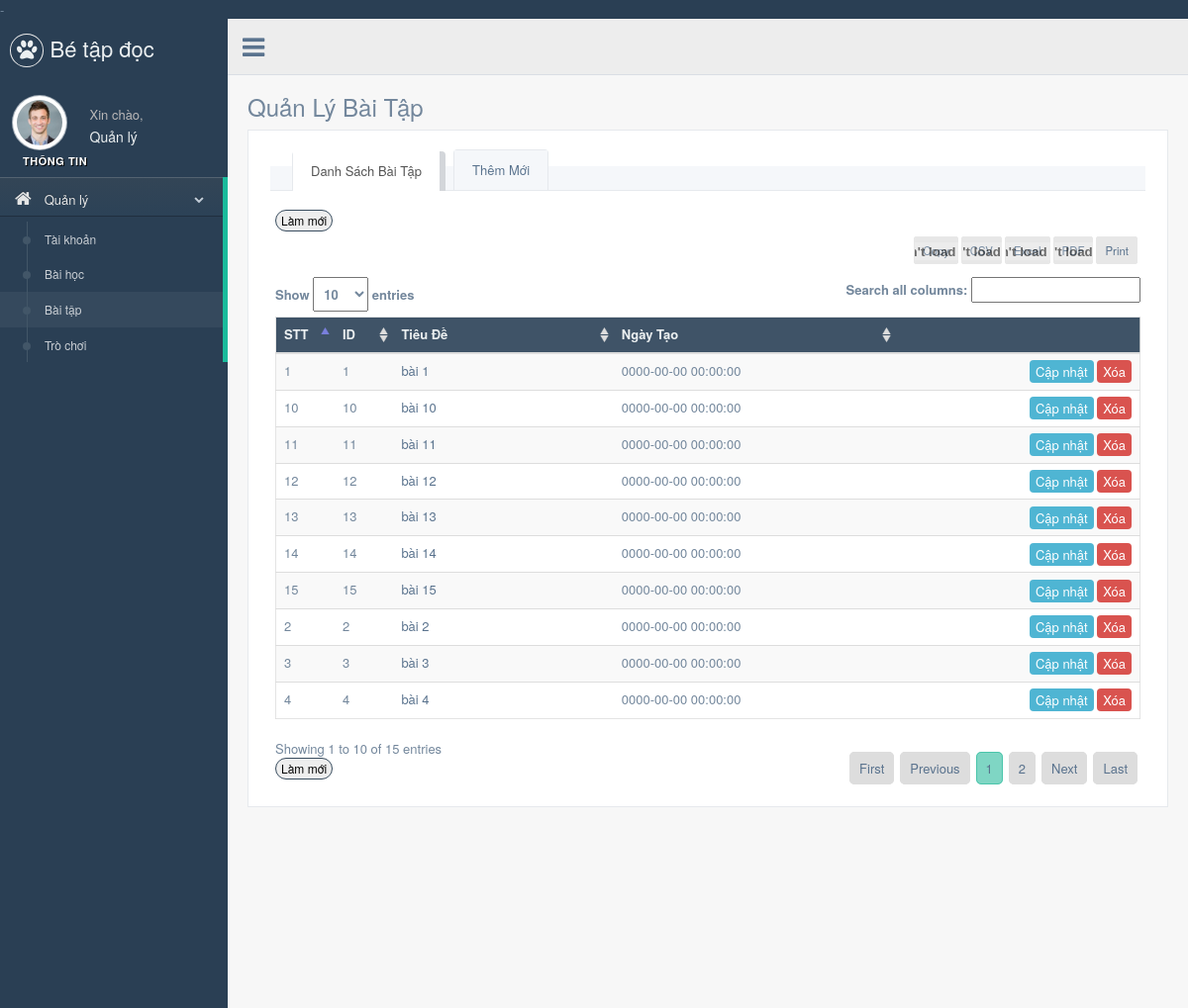
The app's page /Source-code/admin/quanly_baitap.php with its own data.
### tables this page shows
CREATE TABLE IF NOT EXISTS `baitap` (
  `bt_ID` int(11) NOT NULL AUTO_INCREMENT,
  `bt_TieuDe` varchar(150) DEFAULT NULL,
  `bt_NgayTao` datetime DEFAULT NULL,
  PRIMARY KEY (`bt_ID`)
);

### Source-code/dataconfig/dataprovider.php (called while the page is built, shortened)
<?php
class DataProvider
{
  public static function GetRows($sql)
  {
	$connection = mysqli_connect(HOSTNAME,USERNAME,PASSWORD,DATABASE) or
      	die ("couldn't connect to localhost");
    mysqli_query($connection,"set names 'utf8'");
    $returnresult = null;
    $result = mysqli_query($connection,$sql);
	$i = 0;
	while ($row = mysqli_fetch_array($result))
	{
		$returnresult[$i++] = $row;
	}
    return $returnresult;
	}
}
?>

### Source-code/admin/include/inc-quanly-baitap.php (the view, shortened to what this page needs)
<?php
	include_once '../dataconfig/dataprovider.php';
?>
                    <div class="row">
                        <div class="col-md-12 col-sm-12 col-xs-12">
                            <div class="x_panel">
					<div class="x_content">
                        <div class="" role="tabpanel" data-example-id="togglable-tabs">
							<ul id="myTab1" class="nav nav-tabs bar_tabs" role="tablist">
								<li role="presentation" class="active"><a href="#tab_content1" id="home-tabb" role="tab" data-toggle="tab" aria-controls="home" aria-expanded="true">Danh Sách Bài Tập</a>
                                </li>
                                <li role="presentation" class=""><a href="#tab_content2" role="tab" id="profile-tabb" data-toggle="tab" aria-controls="profile" aria-expanded="false">Thêm Mới</a>
								</li>
							</ul>
							<div id="myTabContent1" class="tab-content">
								<div role="tabpanel" class="tab-pane fade active in" id="tab_content1" aria-labelledby="home-tab">
									<div class="x_content">
										<button onclick="refresher()" class="btn btn-round btnx-green btn-xs">Làm mới</button>
										<table id="example" class="table table-striped responsive-utilities jambo_table">
											<thead>
												<tr class="headings">
													<th style="width: 8%;">STT </th>
													<th style="width: 8%;">ID </th>
													<th style="width: 25%;">Tiêu Đề </th>
													<th>Ngày Tạo</th>
													<th style=""></th>
												</tr>
											</thead>
											<tbody>
											<?php
											$i = 0;
											$sql = "SELECT bt_ID, bt_TieuDe, bt_NgayTao FROM baitap";
											$result = DataProvider::GetRows($sql);
											if($result != null)
											{
												foreach ($result as $value)
												{
													$i++;
												?>
												<tr class="<?php echo $i % 2 ==0 ? 'even pointer' : 'odd pointer'; ?>">
													<td class=" "><?php echo $i; ?></td>
													<td class=" "><?php echo $value['bt_ID']; ?></td>
													<td class=" ">
														<a href="quanly_cauhoi.php?id=<?php echo $value['bt_ID']; ?>&td=<?php echo $value['bt_TieuDe']; ?>">
															<?php echo $value['bt_TieuDe']; ?>
														</a>
													</td>
													<td class=" "><?php echo $value['bt_NgayTao']; ?></td>
													<td align="right">
														<a  href="#tab_content3" role="tab" id="profile-tabb2" data-toggle="tab" aria-controls="profile" aria-expanded="false" onclick="edit('<?php echo $value['bt_ID'];?>','<?php echo $value['bt_TieuDe'];?>','<?php echo $value['bt_NgayTao'];?>')" class=" btnx btnx-tear"> Cập nhật</a>
														<a  href="process/xuly_baitap_get.php?mode=3&id=<?php echo $value['bt_ID'];?>" class="btnx btnx-red" > Xóa</a>
													</td>
												</tr>
											<?php
												}
											}
											?>
											</tbody>
										</table>
										<button onclick="refresher()" class="btn btn-round btnx-green btn-xs">Làm mới</button>
									</div>
								</div>
								</div>
							</div>
						</div>
					</div>
                            </div>
                        </div>
                        <br />
                        <br />
                        <br />
                    </div>

### Source-code/admin/css/MyCustom.css (style rules this page uses)
.btnx { padding: 2px 6px; margin-bottom: 0; text-align: center; vertical-align: middle; cursor: pointer; border-radius: 4px; }
.btnx-red { border-color: #d9534f; background: #d9534f; color: #FFFFFF; }
.btnx-tear { border-color: #4FB5D3; background-color: #4FB5D3; color: #FFFFFF; }
.btnx-green { border-color: #394D5F; background: #EEE; color: #000; }

### records on screen
baitap: bt_ID "1", bt_TieuDe "bài 1", bt_NgayTao "0000-00-00 00:00:00"
baitap: bt_ID "2", bt_TieuDe "bài 2", bt_NgayTao "0000-00-00 00:00:00"
baitap: bt_ID "3", bt_TieuDe "bài 3", bt_NgayTao "0000-00-00 00:00:00"
baitap: bt_ID "4", bt_TieuDe "bài 4", bt_NgayTao "0000-00-00 00:00:00"
baitap: bt_ID "10", bt_TieuDe "bài 10", bt_NgayTao "0000-00-00 00:00:00"
baitap: bt_ID "11", bt_TieuDe "bài 11", bt_NgayTao "0000-00-00 00:00:00"
baitap: bt_ID "12", bt_TieuDe "bài 12", bt_NgayTao "0000-00-00 00:00:00"
baitap: bt_ID "13", bt_TieuDe "bài 13", bt_NgayTao "0000-00-00 00:00:00"
baitap: bt_ID "14", bt_TieuDe "bài 14", bt_NgayTao "0000-00-00 00:00:00"
baitap: bt_ID "15", bt_TieuDe "bài 15", bt_NgayTao "0000-00-00 00:00:00"
